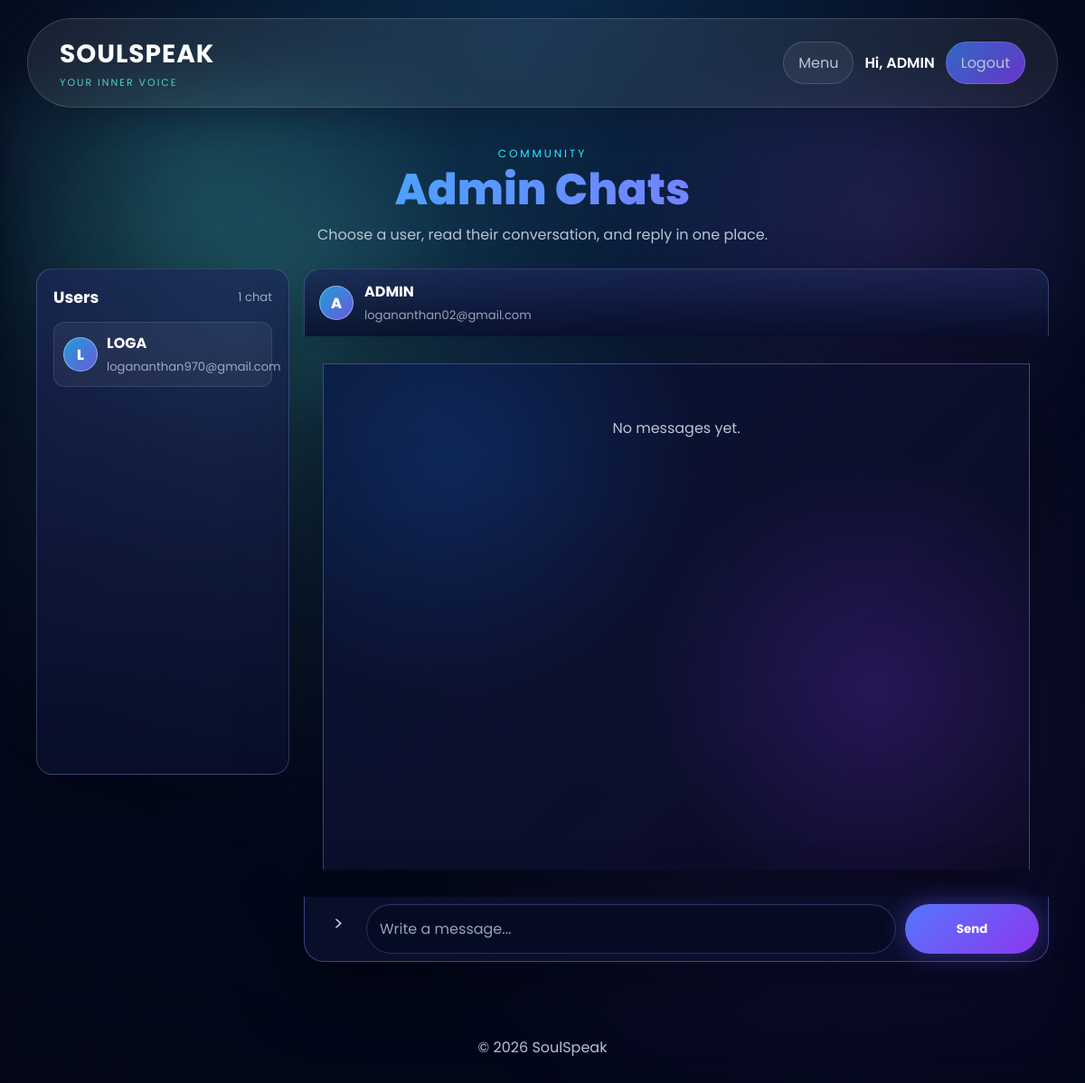
/chat?user_id=1 (signed in), run on the app's committed database.
### app.py (models this page shows)
class User(UserMixin, db.Model):
    id = db.Column(
        db.Integer,
        primary_key=True
    )
    username = db.Column(
        db.String(100),
        nullable=False
    )
    email = db.Column(
        db.String(150),
        unique=True,
        nullable=False
    )
    password = db.Column(
        db.String(100),
        nullable=False
    )

### app.py (the view, shortened to what this page needs)
@app.route('/chat', methods=['GET', 'POST'])
@login_required
def chat():
    admin_view = is_admin_user()
    repair_chat_user_ids()
    chat_users = []
    selected_chat_user = None
    if admin_view:
        chat_user_ids = [
            row[0]
            for row in db.session.query(Chat.user_id)
            .filter(Chat.user_id.isnot(None))
            .distinct()
            .all()
        ]
        chat_users = User.query.filter(User.id.in_(chat_user_ids)).order_by(User.username.asc()).all() if chat_user_ids else []
        selected_user_id = request.args.get('user_id', type=int)
        if selected_user_id:
            selected_chat_user = User.query.get(selected_user_id)
            if not selected_chat_user:
                flash('Selected chat user was not found.')
                return redirect(url_for('chat'))
        if selected_chat_user:
            all_messages = Chat.query.filter_by(
                user_id=selected_chat_user.id
            ).order_by(Chat.id.asc()).all()
        else:
            all_messages = []
    else:
        all_messages = Chat.query.filter_by(
            user_id=current_user.id
        ).order_by(Chat.id.asc()).all()
    originals = [m for m in all_messages if not m.reply_to]
    replies_map = {}
    for m in all_messages:
        if m.reply_to:
            replies_map.setdefault(m.reply_to, []).append(m)
    return render_template(
        'chat.html',
        originals=originals,
        replies_map=replies_map,
        chat_users=chat_users,
        selected_chat_user=selected_chat_user,
        user=current_user.username,
        is_admin=admin_view
    )

### app.py (called while the page is built, shortened)
def is_admin_user(user=None):
    user = user or current_user
    if not getattr(user, 'is_authenticated', False):
        return False
    username = (getattr(user, 'username', '') or '').strip().lower()
    email = (getattr(user, 'email', '') or '').strip().lower()
    return username == 'admin' or email in app.config.get('ADMIN_EMAILS', set())

@app.context_processor
def inject_admin_status():
    return {'is_admin': is_admin_user()}

def repair_chat_user_ids():
    users_by_name = {
        (user.username or '').strip().lower(): user
        for user in User.query.all()
    }
    changed = False
    if changed:
        db.session.commit()

@login_manager.user_loader
def load_user(user_id):
    return User.query.get(int(user_id))

### templates/chat.html (shortened to what this page needs)
{% extends "base.html" %}
{% block content %}
<main class="app-page">
    <section class="page-heading chat-heading">
        <p class="eyebrow">Community</p>
        <h1>{% if is_admin %}Admin Chats{% else %}Chat With Admin {% endif %}</h1>
        <p>{% if is_admin %}Choose a user, read their conversation, and reply in one place.{% else %}Leave a message, read replies, and keep the conversation gentle.{% endif %}</p>
    </section>
    <section class="chat-layout{% if is_admin %} admin-chat-layout{% endif %}">
        {% if is_admin %}
            <aside class="conversation-list" aria-label="Chat users">
                <div class="conversation-list-header">
                    <h2>Users</h2>
                    <span>{{ chat_users|length }} chat{{ '' if chat_users|length == 1 else 's' }}</span>
                </div>
                {% if chat_users %}
                    <div class="conversation-items">
                        {% for chat_user in chat_users %}
                            <a class="conversation-user{% if selected_chat_user and selected_chat_user.id == chat_user.id %} active{% endif %}" href="{{ url_for('chat', user_id=chat_user.id) }}">
                                <span class="conversation-avatar">{{ (chat_user.username or 'U')[:1]|upper }}</span>
                                <span>
                                    <strong>{{ chat_user.username }}</strong>
                                    <small>{{ chat_user.email }}</small>
                                </span>
                            </a>
                        {% endfor %}
                    </div>
                {% else %}
                    <p class="empty-state">No user chats yet.</p>
                {% endif %}
            </aside>
        {% endif %}
        <div class="chat-panel">
            {% if is_admin %}
                <div class="selected-user-bar">
                    {% if selected_chat_user %}
                        <span class="conversation-avatar">{{ (selected_chat_user.username or 'U')[:1]|upper }}</span>
                        <div>
                            <strong>{{ selected_chat_user.username }}</strong>
                            <small>{{ selected_chat_user.email }}</small>
                        </div>
                    {% else %}
                        <strong>Select a user</strong>
                    {% endif %}
                </div>
            {% endif %}
            <div class="chat-box">
                {% if originals %}
                    <div class="chat-timeline" aria-hidden="true"></div>
                    {% for msg in originals %}
                        {% set msg_is_admin = msg.sender and msg.sender.lower() == 'admin' %}
                        <div class="chat-row {% if msg_is_admin %}sent-row{% else %}received-row{% endif %}">
                            <article class="message {% if msg_is_admin %}sent{% else %}received{% endif %}">
                                {% if not msg_is_admin %}
                                    <div class="chat-avatar">{{ (msg.sender or 'U')[:1]|upper }}</div>
                                {% endif %}
                                <div class="message-body">
                                    <div class="message-meta">
                                        <strong>{{ msg.sender or 'User' }}</strong>
                                        <span>{{ msg.created_at|malaysia_time if msg.created_at is defined and msg.created_at else '' }}</span>
                                        {% if is_admin or msg.sender == user %}
                                            <form method="POST" action="{{ url_for('delete_chat', message_id=msg.id) }}">
                                                <button type="submit" class="message-delete-btn">Delete</button>
                                            </form>
                                        {% endif %}
                                    </div>
                                    <div class="message-text">{{ msg.message }}</div>
                                </div>
                                {% if msg_is_admin %}
                                    <div class="chat-avatar admin-avatar">A</div>
                                {% endif %}
                            </article>
                            {% if replies_map.get(msg.id) %}
                                {% for reply in replies_map.get(msg.id) %}
                                    {% set reply_is_admin = reply.sender and reply.sender.lower() == 'admin' %}
                                    <article class="message reply {% if reply_is_admin %}sent{% else %}received{% endif %}">
                                        {% if not reply_is_admin %}
                                            <div class="chat-avatar">{{ (reply.sender or 'U')[:1]|upper }}</div>
                                        {% endif %}
                                        <div class="message-body">
                                            <div class="message-meta">
                                                <strong>{{ reply.sender or 'User' }}{% if reply_is_admin %}<span class="verified-dot">OK</span>{% endif %}</strong>
                                                <span>{{ reply.created_at|malaysia_time if reply.created_at is defined and reply.created_at else '' }}</span>
                                                {% if is_admin or reply.sender == user %}
                                                    <form method="POST" action="{{ url_for('delete_chat', message_id=reply.id) }}">
                                                        <button type="submit" class="message-delete-btn">Delete</button>
                                                    </form>
                                                {% endif %}
                                            </div>
                                            <div class="message-text">{{ reply.message }}</div>
                                        </div>
                                        {% if reply_is_admin %}
                                            <div class="chat-avatar admin-avatar">A</div>
                                        {% endif %}
                                    </article>
                                {% endfor %}
                            {% endif %}
                            {% if is_admin %}
                                <form class="reply-form" method="POST" action="{{ url_for('chat') }}">
                                    <input type="hidden" name="reply_to" value="{{ msg.id }}">
                                    <input type="text" name="reply_message" placeholder="Reply to this message..." required>
                                    <button type="submit">Reply</button>
                                </form>
                            {% endif %}
                        </div>
                    {% endfor %}
                {% else %}
                    <p class="empty-state">{% if is_admin and not selected_chat_user %}Select a user to read chats.{% else %}No messages yet.{% endif %}</p>
                {% endif %}
            </div>
            {% if not is_admin or selected_chat_user %}
                <form class="send-form chat-compose" method="POST" action="{{ url_for('chat') }}">
                    <span class="compose-icon" aria-hidden="true">&gt;</span>
                    <input type="text" name="message" placeholder="Write a message..." required>
                    <button type="submit">Send</button>
                </form>
            {% endif %}
        </div>
    </section>
</main>
{% endblock %}

### templates/base.html (shortened to what this page needs)
<!DOCTYPE html>
<html lang="en">
<head>
    <link rel="stylesheet" href="{{ url_for('static', filename='style.css') }}">
</head>
<body>
    <header>
        <nav class="navbar">
            <a class="logo" href="{{ url_for('home') }}">
                <span>SOULSPEAK</span>
                <small>Your inner voice</small>
            </a>
            <div class="nav-links">
                {% if current_user.is_authenticated %}
                    <a href="{{ url_for('menu') }}" class="nav-link-btn">Menu</a>
                    <span class="nav-user">Hi, {{ current_user.username }}</span>
                    <a href="{{ url_for('logout') }}" class="nav-link-btn logout-btn">Logout</a>
                {% endif %}
            </div>
        </nav>
    </header>
    {% block content %}{% endblock %}
    <footer>
        <p>&copy; 2026 SoulSpeak</p>
    </footer>
</body>
</html>

### data on the page
User: username "ADMIN", username "A", email "logananthan02@gmail.com"
User: username "L", username "LOGA", email "logananthan970@gmail.com"

### other printed values
{{ chat_users|length }} "1"
